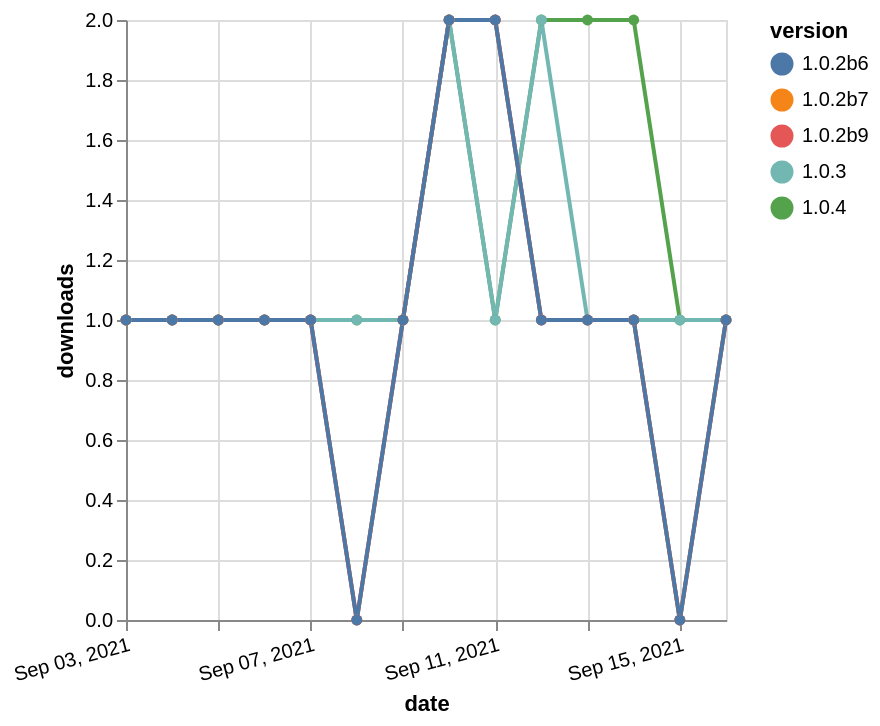

Write a Vega-Lite specification for this figure.
### Vega-Lite specification from a JSON file in a GitHub repository (floating-point values rounded to 4 significant figures)
{"$schema": "https://vega.github.io/schema/vega-lite/v5.json", "description": "A simple bar chart with embedded data.", "data": {"values": [{"date": "2021-09-03", "total": 166, "delta": 1, "version": "1.0.4"}, {"date": "2021-09-04", "total": 167, "delta": 1, "version": "1.0.4"}, {"date": "2021-09-05", "total": 168, "delta": 1, "version": "1.0.4"}, {"date": "2021-09-06", "total": 169, "delta": 1, "version": "1.0.4"}, {"date": "2021-09-07", "total": 170, "delta": 1, "version": "1.0.4"}, {"date": "2021-09-08", "total": 171, "delta": 1, "version": "1.0.4"}, {"date": "2021-09-09", "total": 172, "delta": 1, "version": "1.0.4"}, {"date": "2021-09-10", "total": 174, "delta": 2, "version": "1.0.4"}, {"date": "2021-09-11", "total": 175, "delta": 1, "version": "1.0.4"}, {"date": "2021-09-12", "total": 177, "delta": 2, "version": "1.0.4"}, {"date": "2021-09-13", "total": 179, "delta": 2, "version": "1.0.4"}, {"date": "2021-09-14", "total": 181, "delta": 2, "version": "1.0.4"}, {"date": "2021-09-15", "total": 182, "delta": 1, "version": "1.0.4"}, {"date": "2021-09-16", "total": 183, "delta": 1, "version": "1.0.4"}, {"date": "2021-09-03", "total": 160, "delta": 1, "version": "1.0.3"}, {"date": "2021-09-04", "total": 161, "delta": 1, "version": "1.0.3"}, {"date": "2021-09-05", "total": 162, "delta": 1, "version": "1.0.3"}, {"date": "2021-09-06", "total": 163, "delta": 1, "version": "1.0.3"}, {"date": "2021-09-07", "total": 164, "delta": 1, "version": "1.0.3"}, {"date": "2021-09-08", "total": 165, "delta": 1, "version": "1.0.3"}, {"date": "2021-09-09", "total": 166, "delta": 1, "version": "1.0.3"}, {"date": "2021-09-10", "total": 168, "delta": 2, "version": "1.0.3"}, {"date": "2021-09-11", "total": 169, "delta": 1, "version": "1.0.3"}, {"date": "2021-09-12", "total": 171, "delta": 2, "version": "1.0.3"}, {"date": "2021-09-13", "total": 172, "delta": 1, "version": "1.0.3"}, {"date": "2021-09-14", "total": 173, "delta": 1, "version": "1.0.3"}, {"date": "2021-09-15", "total": 174, "delta": 1, "version": "1.0.3"}, {"date": "2021-09-16", "total": 175, "delta": 1, "version": "1.0.3"}, {"date": "2021-09-03", "total": 168, "delta": 1, "version": "1.0.2b7"}, {"date": "2021-09-04", "total": 169, "delta": 1, "version": "1.0.2b7"}, {"date": "2021-09-05", "total": 170, "delta": 1, "version": "1.0.2b7"}, {"date": "2021-09-06", "total": 171, "delta": 1, "version": "1.0.2b7"}, {"date": "2021-09-07", "total": 172, "delta": 1, "version": "1.0.2b7"}, {"date": "2021-09-08", "total": 172, "delta": 0, "version": "1.0.2b7"}, {"date": "2021-09-09", "total": 173, "delta": 1, "version": "1.0.2b7"}, {"date": "2021-09-10", "total": 175, "delta": 2, "version": "1.0.2b7"}, {"date": "2021-09-11", "total": 177, "delta": 2, "version": "1.0.2b7"}, {"date": "2021-09-12", "total": 178, "delta": 1, "version": "1.0.2b7"}, {"date": "2021-09-13", "total": 179, "delta": 1, "version": "1.0.2b7"}, {"date": "2021-09-14", "total": 180, "delta": 1, "version": "1.0.2b7"}, {"date": "2021-09-15", "total": 180, "delta": 0, "version": "1.0.2b7"}, {"date": "2021-09-16", "total": 181, "delta": 1, "version": "1.0.2b7"}, {"date": "2021-09-03", "total": 157, "delta": 1, "version": "1.0.2b9"}, {"date": "2021-09-04", "total": 158, "delta": 1, "version": "1.0.2b9"}, {"date": "2021-09-05", "total": 159, "delta": 1, "version": "1.0.2b9"}, {"date": "2021-09-06", "total": 160, "delta": 1, "version": "1.0.2b9"}, {"date": "2021-09-07", "total": 161, "delta": 1, "version": "1.0.2b9"}, {"date": "2021-09-08", "total": 161, "delta": 0, "version": "1.0.2b9"}, {"date": "2021-09-09", "total": 162, "delta": 1, "version": "1.0.2b9"}, {"date": "2021-09-10", "total": 164, "delta": 2, "version": "1.0.2b9"}, {"date": "2021-09-11", "total": 166, "delta": 2, "version": "1.0.2b9"}, {"date": "2021-09-12", "total": 167, "delta": 1, "version": "1.0.2b9"}, {"date": "2021-09-13", "total": 168, "delta": 1, "version": "1.0.2b9"}, {"date": "2021-09-14", "total": 169, "delta": 1, "version": "1.0.2b9"}, {"date": "2021-09-15", "total": 169, "delta": 0, "version": "1.0.2b9"}, {"date": "2021-09-16", "total": 170, "delta": 1, "version": "1.0.2b9"}, {"date": "2021-09-03", "total": 154, "delta": 1, "version": "1.0.2b6"}, {"date": "2021-09-04", "total": 155, "delta": 1, "version": "1.0.2b6"}, {"date": "2021-09-05", "total": 156, "delta": 1, "version": "1.0.2b6"}, {"date": "2021-09-06", "total": 157, "delta": 1, "version": "1.0.2b6"}, {"date": "2021-09-07", "total": 158, "delta": 1, "version": "1.0.2b6"}, {"date": "2021-09-08", "total": 158, "delta": 0, "version": "1.0.2b6"}, {"date": "2021-09-09", "total": 159, "delta": 1, "version": "1.0.2b6"}, {"date": "2021-09-10", "total": 161, "delta": 2, "version": "1.0.2b6"}, {"date": "2021-09-11", "total": 163, "delta": 2, "version": "1.0.2b6"}, {"date": "2021-09-12", "total": 164, "delta": 1, "version": "1.0.2b6"}, {"date": "2021-09-13", "total": 165, "delta": 1, "version": "1.0.2b6"}, {"date": "2021-09-14", "total": 166, "delta": 1, "version": "1.0.2b6"}, {"date": "2021-09-15", "total": 166, "delta": 0, "version": "1.0.2b6"}, {"date": "2021-09-16", "total": 167, "delta": 1, "version": "1.0.2b6"}]}, "width": "container", "mark": {"type": "line", "point": {"filled": true}}, "encoding": {"x": {"field": "date", "type": "temporal", "timeUnit": "yearmonthdate", "title": "date", "axis": {"labelAngle": -15}}, "y": {"field": "delta", "type": "quantitative", "title": "downloads"}, "color": {"field": "version", "type": "nominal"}, "tooltip": {"field": "delta"}}}
